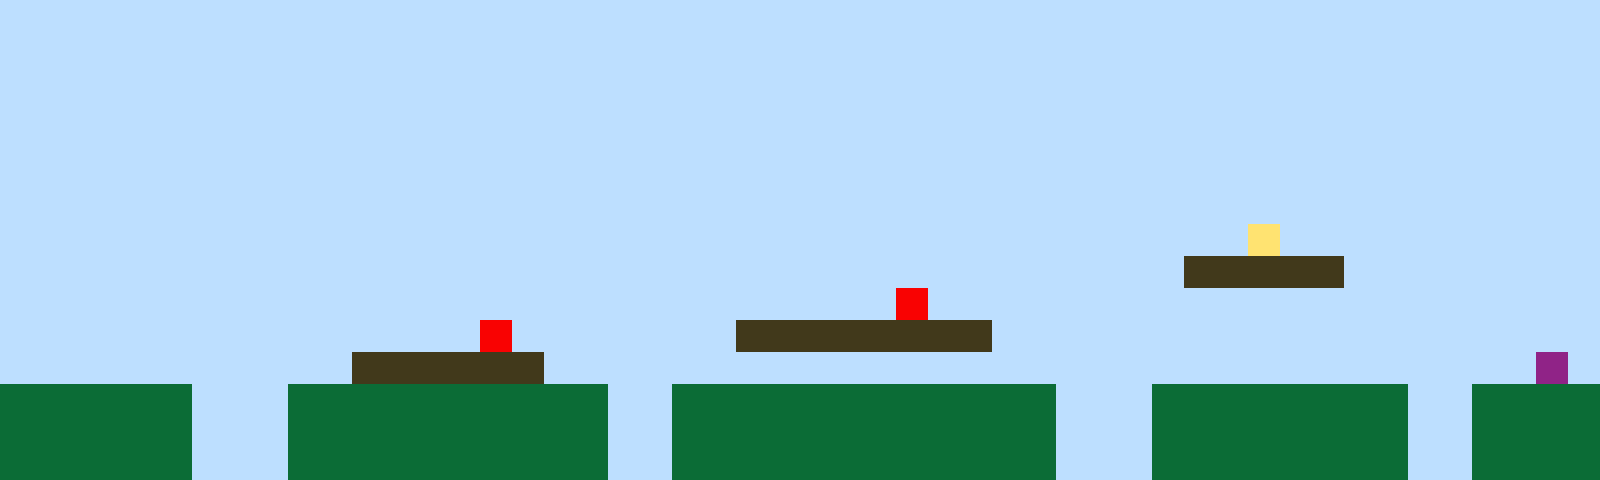

A 2D game scene composited from a Tiled map and its tileset images. What follows is a short description and the map's XML, with every tile layer's data as written:
An orthogonal 50x15 tile map with 32x32 px tiles, 1 tile layer (Tile Layer 1).

<map version="1.10" tiledversion="1.11.2" orientation="orthogonal" renderorder="right-up" width="50" height="15" tilewidth="32" tileheight="32" infinite="0" nextlayerid="2" nextobjectid="1"><editorsettings><export target="map1.csv" format="csv" /></editorsettings><tileset firstgid="1" name="sprites" tilewidth="32" tileheight="32" tilecount="6" columns="3"><image source="sprites.png" width="96" height="64" /></tileset><layer id="1" name="Tile Layer 1" width="50" height="15"><data encoding="csv">1,1,1,1,1,1,1,1,1,1,1,1,1,1,1,1,1,1,1,1,1,1,1,1,1,1,1,1,1,1,1,1,1,1,1,1,1,1,1,1,1,1,1,1,1,1,1,1,1,1,1,1,1,1,1,1,1,1,1,1,1,1,1,1,1,1,1,1,1,1,1,1,1,1,1,1,1,1,1,1,1,1,1,1,1,1,1,1,1,1,1,1,1,1,1,1,1,1,1,1,1,1,1,1,1,1,1,1,1,1,1,1,1,1,1,1,1,1,1,1,1,1,1,1,1,1,1,1,1,1,1,1,1,1,1,1,1,1,1,1,1,1,1,1,1,1,1,1,1,1,1,1,1,1,1,1,1,1,1,1,1,1,1,1,1,1,1,1,1,1,1,1,1,1,1,1,1,1,1,1,1,1,1,1,1,1,1,1,1,1,1,1,1,1,1,1,1,1,1,1,1,1,1,1,1,1,1,1,1,1,1,1,1,1,1,1,1,1,1,1,1,1,1,1,1,1,1,1,1,1,1,1,1,1,1,1,1,1,1,1,1,1,1,1,1,1,1,1,1,1,1,1,1,1,1,1,1,1,1,1,1,1,1,1,1,1,1,1,1,1,1,1,1,1,1,1,1,1,1,1,1,1,1,1,1,1,1,1,1,1,1,1,1,1,1,1,1,1,1,1,1,1,1,1,1,1,1,1,1,1,1,1,1,1,1,1,1,1,1,1,1,1,1,1,1,1,1,1,1,1,1,1,1,1,1,1,1,1,1,1,1,1,1,1,1,1,1,1,1,1,1,1,1,1,1,1,1,1,1,1,1,1,1,1,1,1,1,1,1,1,1,1,1,1,1,1,1,1,1,1,1,1,1,1,1,1,1,1,1,4,1,1,1,1,1,1,1,1,1,1,1,1,1,1,1,1,1,1,1,1,1,1,1,1,1,1,1,1,1,1,1,1,1,1,1,1,1,1,1,1,1,1,1,1,1,1,1,3,3,3,3,3,1,1,1,1,1,1,1,1,1,1,1,1,1,1,1,1,1,1,1,1,1,1,1,1,1,1,1,1,1,1,1,1,1,1,1,1,5,1,1,1,1,1,1,1,1,1,1,1,1,1,1,1,1,1,1,1,1,1,1,1,1,1,1,1,1,1,1,1,1,1,1,1,1,5,1,1,1,1,1,1,1,3,3,3,3,3,3,3,3,1,1,1,1,1,1,1,1,1,1,1,1,1,1,1,1,1,1,1,1,1,1,1,1,1,1,1,1,1,1,3,3,3,3,3,3,1,1,1,1,1,1,1,1,1,1,1,1,1,1,1,1,1,1,1,1,1,1,1,1,1,1,1,1,1,1,1,6,1,2,2,2,2,2,2,1,1,1,2,2,2,2,2,2,2,2,2,2,1,1,2,2,2,2,2,2,2,2,2,2,2,2,1,1,1,2,2,2,2,2,2,2,2,1,1,2,2,2,2,2,2,2,2,2,2,1,1,1,2,2,2,2,2,2,2,2,2,2,1,1,2,2,2,2,2,2,2,2,2,2,2,2,1,1,1,2,2,2,2,2,2,2,2,1,1,2,2,2,2,2,2,2,2,2,2,1,1,1,2,2,2,2,2,2,2,2,2,2,1,1,2,2,2,2,2,2,2,2,2,2,2,2,1,1,1,2,2,2,2,2,2,2,2,1,1,2,2,2,2</data></layer></map>
